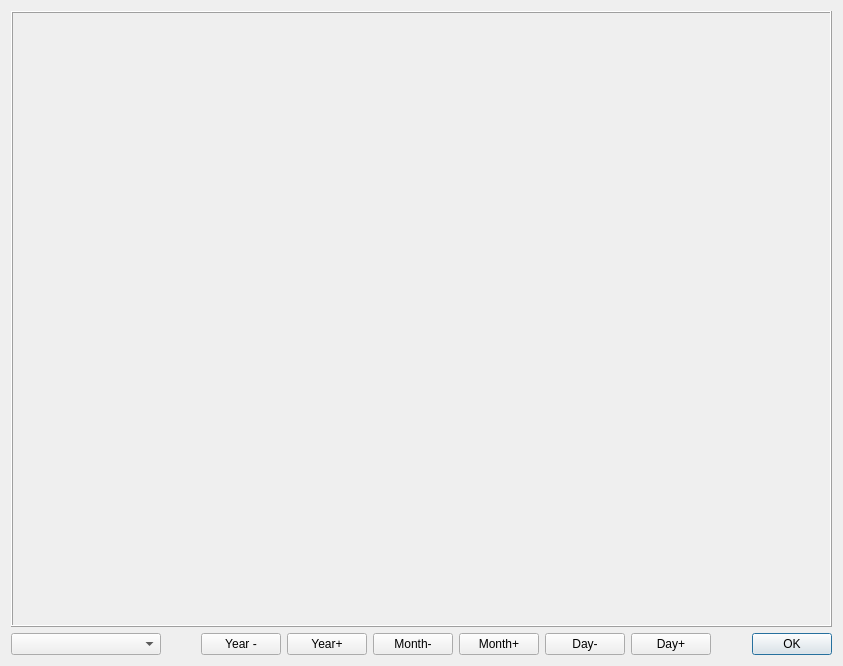
<?xml version="1.0" encoding="UTF-8"?>
<ui version="4.0">
 <class>CSolarSystem</class>
 <widget class="QDialog" name="CSolarSystem">
  <property name="geometry">
   <rect>
    <x>0</x>
    <y>0</y>
    <width>843</width>
    <height>666</height>
   </rect>
  </property>
  <property name="windowTitle">
   <string>Solar system</string>
  </property>
  <layout class="QVBoxLayout" name="verticalLayout_2">
   <item>
    <layout class="QVBoxLayout" name="verticalLayout" stretch="2,0">
     <item>
      <widget class="QFrame" name="frame">
       <property name="frameShape">
        <enum>QFrame::Box</enum>
       </property>
       <property name="frameShadow">
        <enum>QFrame::Raised</enum>
       </property>
      </widget>
     </item>
     <item>
      <layout class="QHBoxLayout" name="horizontalLayout">
       <item>
        <widget class="QComboBox" name="comboBox">
         <property name="minimumSize">
          <size>
           <width>150</width>
           <height>0</height>
          </size>
         </property>
        </widget>
       </item>
       <item>
        <spacer name="horizontalSpacer_2">
         <property name="orientation">
          <enum>Qt::Horizontal</enum>
         </property>
         <property name="sizeHint" stdset="0">
          <size>
           <width>40</width>
           <height>20</height>
          </size>
         </property>
        </spacer>
       </item>
       <item>
        <widget class="QPushButton" name="pushButton_2">
         <property name="text">
          <string>Year -</string>
         </property>
         <property name="autoRepeat">
          <bool>true</bool>
         </property>
        </widget>
       </item>
       <item>
        <widget class="QPushButton" name="pushButton_3">
         <property name="text">
          <string>Year+</string>
         </property>
         <property name="autoRepeat">
          <bool>true</bool>
         </property>
        </widget>
       </item>
       <item>
        <widget class="QPushButton" name="pushButton_4">
         <property name="text">
          <string>Month-</string>
         </property>
         <property name="autoRepeat">
          <bool>true</bool>
         </property>
        </widget>
       </item>
       <item>
        <widget class="QPushButton" name="pushButton_5">
         <property name="text">
          <string>Month+</string>
         </property>
         <property name="autoRepeat">
          <bool>true</bool>
         </property>
        </widget>
       </item>
       <item>
        <widget class="QPushButton" name="pushButton_6">
         <property name="text">
          <string>Day-</string>
         </property>
         <property name="autoRepeat">
          <bool>true</bool>
         </property>
        </widget>
       </item>
       <item>
        <widget class="QPushButton" name="pushButton_7">
         <property name="text">
          <string>Day+</string>
         </property>
         <property name="autoRepeat">
          <bool>true</bool>
         </property>
        </widget>
       </item>
       <item>
        <spacer name="horizontalSpacer">
         <property name="orientation">
          <enum>Qt::Horizontal</enum>
         </property>
         <property name="sizeHint" stdset="0">
          <size>
           <width>40</width>
           <height>20</height>
          </size>
         </property>
        </spacer>
       </item>
       <item>
        <widget class="QPushButton" name="pushButton">
         <property name="text">
          <string>OK</string>
         </property>
         <property name="default">
          <bool>true</bool>
         </property>
        </widget>
       </item>
      </layout>
     </item>
    </layout>
   </item>
  </layout>
 </widget>
 <resources/>
 <connections/>
</ui>
